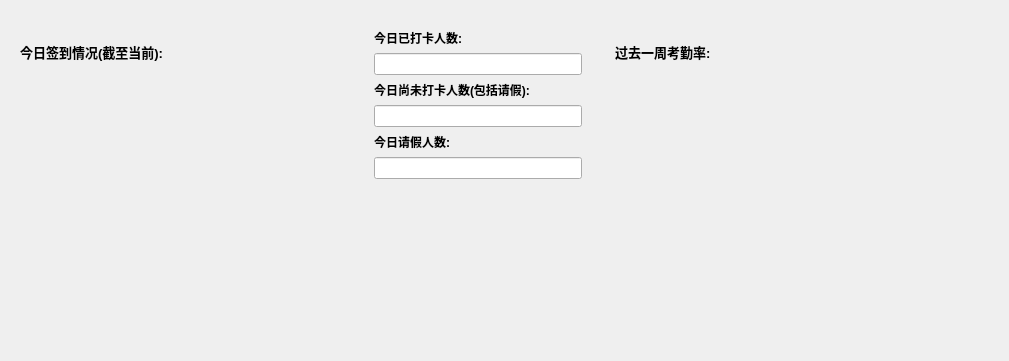
<?xml version="1.0" encoding="UTF-8"?>
<ui version="4.0">
 <class>AttendanceInfo_ui</class>
 <widget class="QWidget" name="AttendanceInfo_ui">
  <property name="geometry">
   <rect>
    <x>0</x>
    <y>0</y>
    <width>1009</width>
    <height>361</height>
   </rect>
  </property>
  <property name="windowTitle">
   <string>Form</string>
  </property>
  <layout class="QGridLayout" name="gridLayout_4" columnstretch="3,2">
   <item row="0" column="0">
    <widget class="QWidget" name="widget_showProgress" native="true">
     <layout class="QGridLayout" name="gridLayout_2" columnstretch="3,2">
      <item row="0" column="0">
       <layout class="QVBoxLayout" name="layout_showPieChart" stretch="1,4">
        <item>
         <widget class="QLabel" name="label_showPieChartTitle">
          <property name="font">
           <font>
            <family>Microsoft YaHei UI</family>
            <pointsize>10</pointsize>
            <weight>75</weight>
            <bold>true</bold>
           </font>
          </property>
          <property name="text">
           <string>今日签到情况(截至当前):</string>
          </property>
         </widget>
        </item>
        <item>
         <widget class="QWidget" name="widget_showPieChart" native="true"/>
        </item>
       </layout>
      </item>
      <item row="0" column="1">
       <widget class="QWidget" name="widget_showProgressNumber" native="true">
        <layout class="QGridLayout" name="gridLayout">
         <item row="1" column="0">
          <widget class="QLineEdit" name="LEdit_showCheckedNum"/>
         </item>
         <item row="2" column="0">
          <widget class="QLabel" name="label_uncheckedNum">
           <property name="font">
            <font>
             <family>Microsoft YaHei UI</family>
             <weight>75</weight>
             <bold>true</bold>
            </font>
           </property>
           <property name="text">
            <string>今日尚未打卡人数(包括请假):</string>
           </property>
          </widget>
         </item>
         <item row="0" column="0">
          <widget class="QLabel" name="label_checkedNum">
           <property name="font">
            <font>
             <family>Microsoft YaHei UI</family>
             <weight>75</weight>
             <bold>true</bold>
            </font>
           </property>
           <property name="text">
            <string>今日已打卡人数:</string>
           </property>
          </widget>
         </item>
         <item row="3" column="0">
          <widget class="QLineEdit" name="LEdit_showUncheckedNum"/>
         </item>
         <item row="4" column="0">
          <widget class="QLabel" name="label_showBreakNum">
           <property name="font">
            <font>
             <family>Microsoft YaHei UI</family>
             <weight>75</weight>
             <bold>true</bold>
            </font>
           </property>
           <property name="text">
            <string>今日请假人数:</string>
           </property>
          </widget>
         </item>
         <item row="5" column="0">
          <widget class="QLineEdit" name="LEdit_showBreakNum"/>
         </item>
         <item row="6" column="0">
          <spacer name="verticalSpacer">
           <property name="orientation">
            <enum>Qt::Vertical</enum>
           </property>
           <property name="sizeHint" stdset="0">
            <size>
             <width>20</width>
             <height>40</height>
            </size>
           </property>
          </spacer>
         </item>
        </layout>
       </widget>
      </item>
     </layout>
    </widget>
   </item>
   <item row="0" column="1">
    <widget class="QWidget" name="widget_showHistory" native="true">
     <layout class="QGridLayout" name="gridLayout_3" rowstretch="1,4">
      <item row="0" column="0">
       <widget class="QLabel" name="label_showHistoryTitle">
        <property name="font">
         <font>
          <family>Microsoft YaHei UI</family>
          <pointsize>10</pointsize>
          <weight>75</weight>
          <bold>true</bold>
         </font>
        </property>
        <property name="text">
         <string>过去一周考勤率:</string>
        </property>
       </widget>
      </item>
      <item row="1" column="0">
       <widget class="QWidget" name="widget_showHistoryChart" native="true"/>
      </item>
     </layout>
    </widget>
   </item>
  </layout>
 </widget>
 <resources/>
 <connections/>
</ui>
